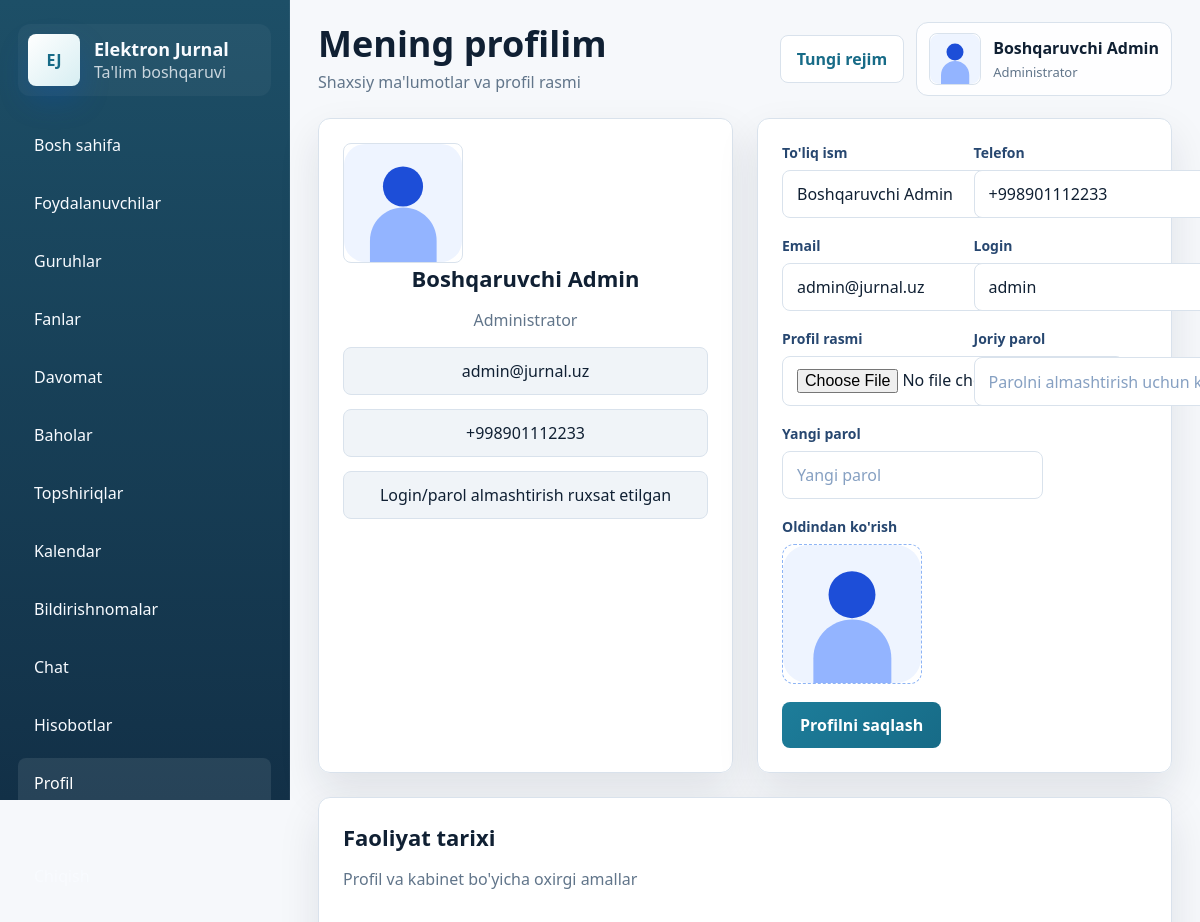
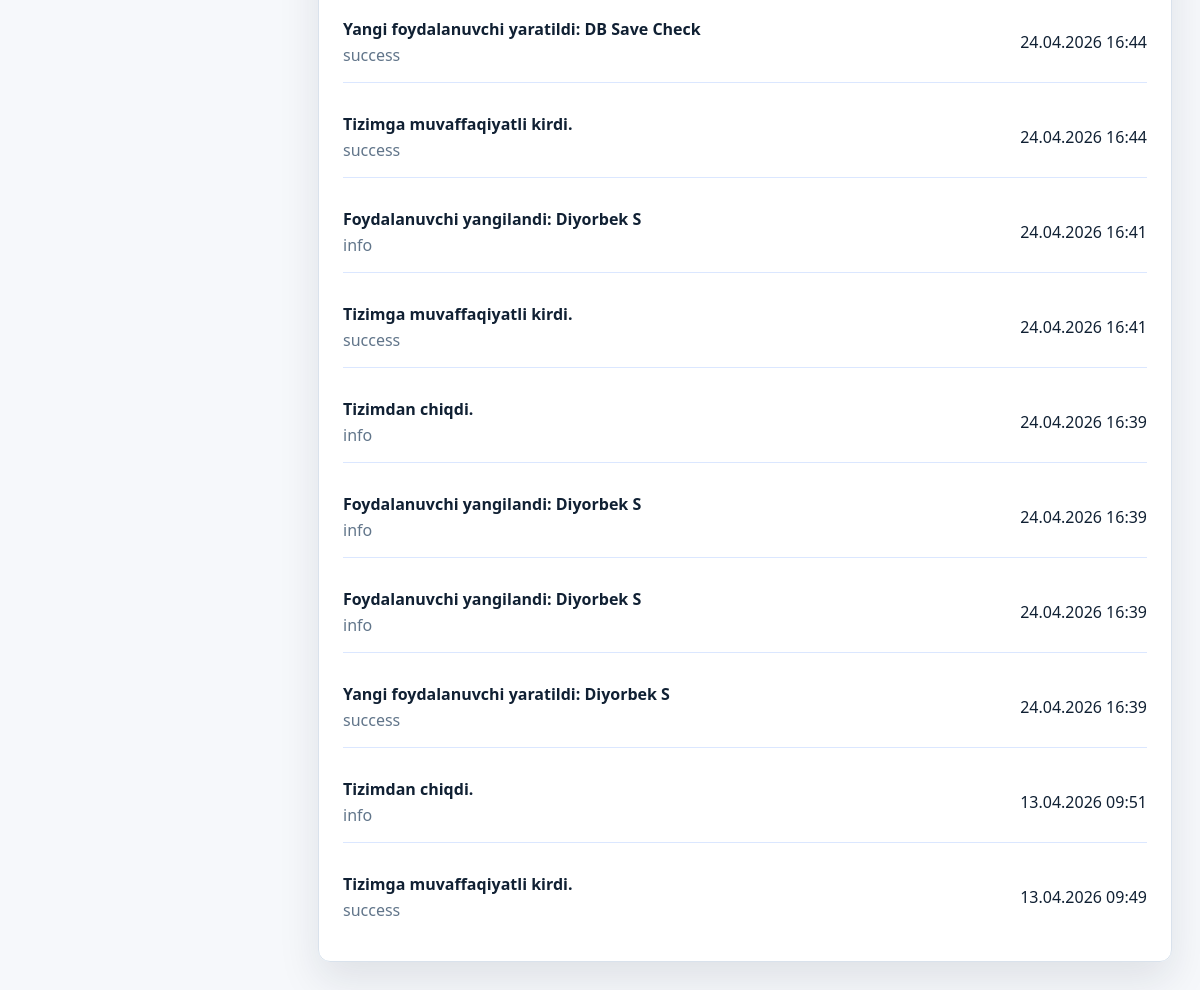
Screenshot of /profile (signed in) with the database file from the repository (2 pictures, top to bottom).
### models.py (models this page shows, shortened)
class TimestampMixin:
    created_at = db.Column(db.DateTime, default=datetime.utcnow, nullable=False)

class User(UserMixin, TimestampMixin, db.Model):
    __tablename__ = "users"
    id = db.Column(db.Integer, primary_key=True)
    full_name = db.Column(db.String(150), nullable=False)
    username = db.Column(db.String(80), unique=True, nullable=False, index=True)
    password_hash = db.Column(db.String(255), nullable=False)
    role = db.Column(db.String(20), nullable=False, index=True)
    phone = db.Column(db.String(30))
    email = db.Column(db.String(120))
    image_path = db.Column(db.String(255))
    is_active = db.Column(db.Boolean, default=True, nullable=False)
    can_change_credentials = db.Column(db.Boolean, default=True, nullable=False)
    taught_subjects = db.relationship("Subject", back_populates="teacher", lazy="dynamic")
    student_group = db.relationship("StudentGroup", back_populates="student", uselist=False, cascade="all, delete-orphan")
    attendance_records = db.relationship("Attendance", back_populates="student", lazy="dynamic", foreign_keys="Attendance.student_id")
    grade_records = db.relationship("Grade", back_populates="student", lazy="dynamic", foreign_keys="Grade.student_id")
    grades_given = db.relationship("Grade", back_populates="teacher", lazy="dynamic", foreign_keys="Grade.teacher_id")
    assignments_created = db.relationship("Assignment", back_populates="teacher", lazy="dynamic", foreign_keys="Assignment.teacher_id")
    activities = db.relationship("ActivityLog", back_populates="user", lazy="dynamic")
    notifications = db.relationship("Notification", back_populates="user", lazy="dynamic", cascade="all, delete-orphan")
    chat_messages = db.relationship(
        "ChatMessage",
        back_populates="sender",
        lazy="dynamic",
        cascade="all, delete-orphan",
        foreign_keys="ChatMessage.sender_id",
    )
    assignment_submissions = db.relationship("AssignmentSubmission", back_populates="student", lazy="dynamic", cascade="all, delete-orphan")
    @property
    def group(self):
        return self.student_group.group if self.student_group else None

class ActivityLog(TimestampMixin, db.Model):
    __tablename__ = "activity_logs"
    id = db.Column(db.Integer, primary_key=True)
    user_id = db.Column(db.Integer, db.ForeignKey("users.id"))
    message = db.Column(db.String(255), nullable=False)
    category = db.Column(db.String(50), default="info")
    user = db.relationship("User", back_populates="activities")

### app.py (the view, shortened to what this page needs)
@app.route("/profile", methods=["GET", "POST"])
@login_required
def profile_page():
    return render_template("profile.html", recent_activities=current_user.activities.order_by(ActivityLog.created_at.desc()).limit(10).all())

### app.py (called while the page is built)
@login_manager.user_loader
def load_user(user_id: str):
    return db.session.get(User, int(user_id))

def avatar_url(user: User) -> str:
    if user.image_path:
        return url_for("static", filename=f"uploads/{user.image_path}")
    return url_for("static", filename="uploads/default-avatar.svg")

### templates/profile.html (shortened to what this page needs)
{% extends "base.html" %}
{% block page_title %}Mening profilim{% endblock %}
{% block page_subtitle %}Shaxsiy ma'lumotlar va profil rasmi{% endblock %}
{% block content %}
  <section class="content-grid">
    <div class="panel-card center-card">
      <img src="{{ avatar_url(current_user) }}" alt="Avatar" class="profile-avatar-lg">
      <h3>{{ current_user.full_name }}</h3>
      <p>{{ role_labels.get(current_user.role, current_user.role) }}</p>
      <div class="tag-list">
        <span class="tag">{{ current_user.email or "Email kiritilmagan" }}</span>
        <span class="tag">{{ current_user.phone or "Telefon kiritilmagan" }}</span>
        <span class="tag">{{ "Login/parol almashtirish ruxsat etilgan" if current_user.can_change_credentials else "Login/parol uchun admin ruxsati kerak" }}</span>
      </div>
    </div>
    <div class="panel-card form-card">
      <form method="post" enctype="multipart/form-data" class="grid-form">
        <div class="form-field">
          <span>To'liq ism</span>
          <input type="text" name="full_name" value="{{ current_user.full_name }}" required>
        </div>
        <div class="form-field">
          <span>Telefon</span>
          <input type="text" name="phone" value="{{ current_user.phone or '' }}">
        </div>
        <div class="form-field">
          <span>Email</span>
          <input type="email" name="email" value="{{ current_user.email or '' }}">
        </div>
        <div class="form-field">
          <span>Login</span>
          <input type="text" name="username" value="{{ current_user.username }}" {% if not current_user.can_change_credentials %}disabled{% endif %}>
        </div>
        <div class="form-field">
          <span>Profil rasmi</span>
          <input type="file" name="image" accept="image/*" data-image-input>
        </div>
        <div class="form-field">
          <span>Joriy parol</span>
          <input type="password" name="current_password" placeholder="Parolni almashtirish uchun kiriting">
        </div>
        <div class="form-field">
          <span>Yangi parol</span>
          <input type="password" name="new_password" placeholder="Yangi parol" {% if not current_user.can_change_credentials %}disabled{% endif %}>
        </div>
        <div class="form-field full">
          <span>Oldindan ko'rish</span>
          <img src="{{ avatar_url(current_user) }}" alt="Oldindan ko'rish" class="preview-image" data-image-preview>
        </div>
        <div class="form-actions full">
          <button class="btn btn-primary" type="submit">Profilni saqlash</button>
        </div>
      </form>
    </div>
  </section>
  <section class="panel-card">
    <div class="section-head">
      <div>
        <h3>Faoliyat tarixi</h3>
        <p>Profil va kabinet bo'yicha oxirgi amallar</p>
      </div>
    </div>
    <div class="simple-list">
      {% for item in recent_activities %}
        <div class="simple-list-item">
          <div>
            <strong>{{ item.message }}</strong>
            <span>{{ item.category }}</span>
          </div>
          <time>{{ item.created_at.strftime('%d.%m.%Y %H:%M') }}</time>
        </div>
      {% else %}
        <p>Faoliyatlar topilmadi.</p>
      {% endfor %}
    </div>
  </section>
{% endblock %}

### templates/base.html (shortened to what this page needs)
<!DOCTYPE html>
<html lang="uz">
<head>
  <link rel="stylesheet" href="{{ url_for('static', filename='css/style.css') }}">
</head>
<body>
  {% if current_user.is_authenticated %}
    <div class="app-shell">
      <aside class="sidebar" id="sidebar">
        <a class="brand" href="{{ url_for('dashboard_router') }}">
          <div class="brand-logo">EJ</div>
          <div>
            <strong>Elektron Jurnal</strong>
            <span>Ta'lim boshqaruvi</span>
          </div>
        </a>
        <nav class="sidebar-nav">
          {% for endpoint, label in nav_items %}
            <a href="{{ url_for(endpoint) }}" class="{% if request.endpoint == endpoint %}active{% endif %}">
              <span>{{ label }}</span>
            </a>
          {% endfor %}
        </nav>
        <div class="sidebar-footer">
          <a href="{{ url_for('logout') }}" class="logout-link">Chiqish</a>
        </div>
      </aside>
      <div class="main-area">
        <header class="topbar">
          <div class="topbar-title">
            <h1>{% block page_title %}Elektron Jurnal Tizimi{% endblock %}</h1>
            <p>{% block page_subtitle %}Akademik boshqaruv paneli{% endblock %}</p>
          </div>
          <div class="topbar-actions">
            <button class="theme-toggle" type="button" data-theme-toggle>Rejim</button>
            <div class="topbar-user">
              <img src="{{ avatar_url(current_user) }}" alt="Avatar" class="avatar">
              <div>
                <strong>{{ current_user.full_name }}</strong>
                <span>{{ role_labels.get(current_user.role, current_user.role) }}</span>
              </div>
            </div>
          </div>
        </header>
        <main class="page-content">
          {% block content %}{% endblock %}
        </main>
      </div>
    </div>
  {% endif %}
</body>
</html>

### rows the page displays
User: full_name "Boshqaruvchi Admin", get "Administrator", email "admin@jurnal.uz", phone "+998901112233", can_change_credentials "Login/parol almashtirish ruxsat etilgan", username "admin"
ActivityLog: message "Yangi foydalanuvchi yaratildi: DB Save Check", category "success", created_at "24.04.2026 16:44"
ActivityLog: message "Tizimga muvaffaqiyatli kirdi.", category "success", created_at "24.04.2026 16:44"
ActivityLog: message "Foydalanuvchi yangilandi: Diyorbek S", category "info", created_at "24.04.2026 16:41"
ActivityLog: message "Tizimga muvaffaqiyatli kirdi.", category "success", created_at "24.04.2026 16:41"
ActivityLog: message "Tizimdan chiqdi.", category "info", created_at "24.04.2026 16:39"
ActivityLog: message "Foydalanuvchi yangilandi: Diyorbek S", category "info", created_at "24.04.2026 16:39"
ActivityLog: message "Foydalanuvchi yangilandi: Diyorbek S", category "info", created_at "24.04.2026 16:39"
ActivityLog: message "Yangi foydalanuvchi yaratildi: Diyorbek S", category "success", created_at "24.04.2026 16:39"
ActivityLog: message "Tizimdan chiqdi.", category "info", created_at "13.04.2026 09:51"
ActivityLog: message "Tizimga muvaffaqiyatli kirdi.", category "success", created_at "13.04.2026 09:49"

### other values shown
{{ label }} "Bosh sahifa" "Foydalanuvchilar" "Guruhlar" "Fanlar" "Davomat" "Baholar" "Topshiriqlar" "Kalendar" "Bildirishnomalar" "Chat" "Hisobotlar" "Profil"
